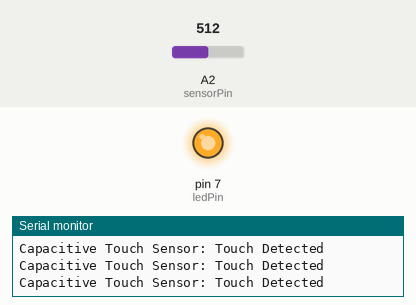
Simulated run of this sketch. Board: Arduino Uno, built with avr-gcc and run on an emulated ATmega328P. Parts: output pins drawn as LEDs (lit = HIGH), the last lines printed to the serial monitor. Inputs (shaded band) come from the test bench; at power-on: A2 (sensorPin) = 512.

Above: at 1.3 s.
1.4 s: A2 (sensorPin) set to 309
2.9 s: A2 (sensorPin) set to 287
At 4.2 s:
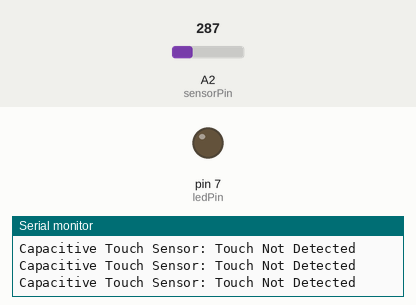
4.5 s: A2 (sensorPin) set to 306
At 5.4 s:
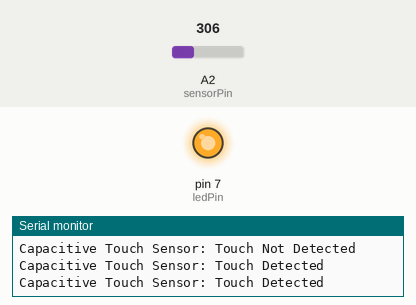
6.0 s: A2 (sensorPin) set to 290
At 6.6 s:
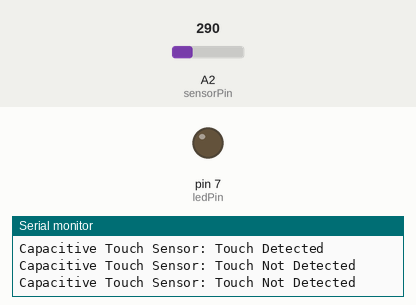
Timing chart, 0 to 8.5 s (numbered marks = the images above; inputs shaded):
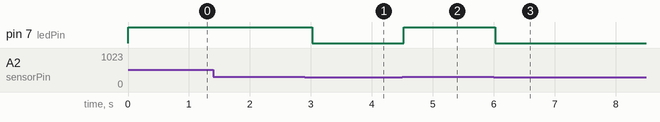

Measured:
- the behaviour switches between 301 and 300 on A2 (sensorPin) (found by bisection; images 0 and 1)
- after the input at 2.9 s, pin 7 (ledPin): HIGH → LOW after 0.12 s
- after the input at 4.5 s, pin 7 (ledPin): LOW → HIGH at once
- after the input at 6.0 s, pin 7 (ledPin): HIGH → LOW at once

The sketch:

capacitor-touch-sensor.ino
```cpp
//Capacitive touch sensor
/*** Atya Technologies Pvt.Ltd. - Capacitive Touch Sensor ***/

// Variable Declaration:
int sensorPin = A2;  // Pin for capacitive touch sensor (analog pin)
int ledPin = 7;      // Onboard LED connected to D7 pin

// The setup routine runs once when you press reset:
void setup() {
    pinMode(ledPin, OUTPUT);
    Serial.begin(9600);
    Serial.println("Welcome to Atya Technologies Pvt. Ltd.");
}

// The loop routine runs over and over again forever:
void loop() {
    Serial.print("Capacitive Touch Sensor: ");

    // Read the state of the capacitive touch input pin
    int AnalogValue = analogRead(sensorPin);  // Read the analog value from the sensor

    if (AnalogValue > 300) {  // Threshold value to detect touch (adjust as needed)
        digitalWrite(ledPin, HIGH);
        Serial.println("Touch Detected");
    } else {
        digitalWrite(ledPin, LOW);
        Serial.println("Touch Not Detected");
    }

    delay(500);  // Delay in milliseconds
    Serial.println();
}
```
